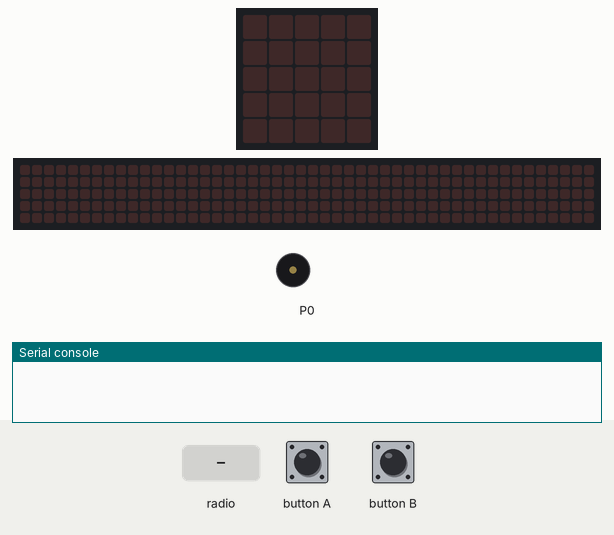
Bench run of a program on a simulated BBC micro:bit (MakeCode). Parts: the board's 5×5 LED display, a strip that is not on the board, showing the scrolling text unrolled, buzzer (waves = sounding), the last lines printed to the serial console. The inputs (shaded band) are chosen by the test bench. No radio messages arrive unless stated (any console line starting 'radio sent:' is added by the test bench); the 48×5 strip is a reading aid, not a part: it shows the text the display is scrolling, unrolled, one strip-width of it at a time.

Above: at 1.2 s.
1.3 s: button A pressed for 0.15 s
At 3.6 s:
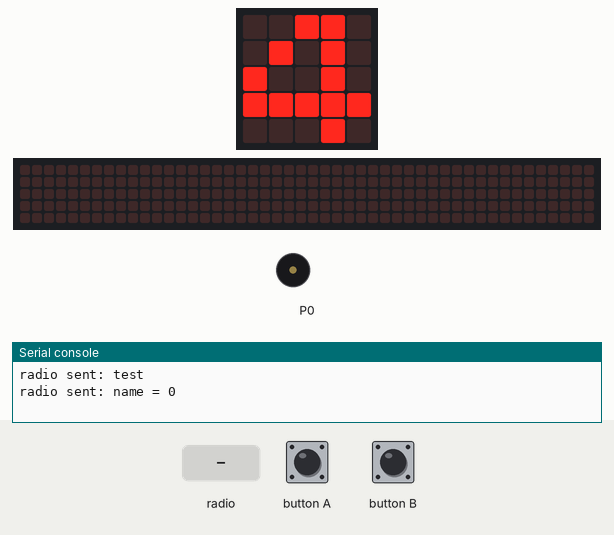
4.4 s: radio message "name=100" arrives
At 4.47 s:
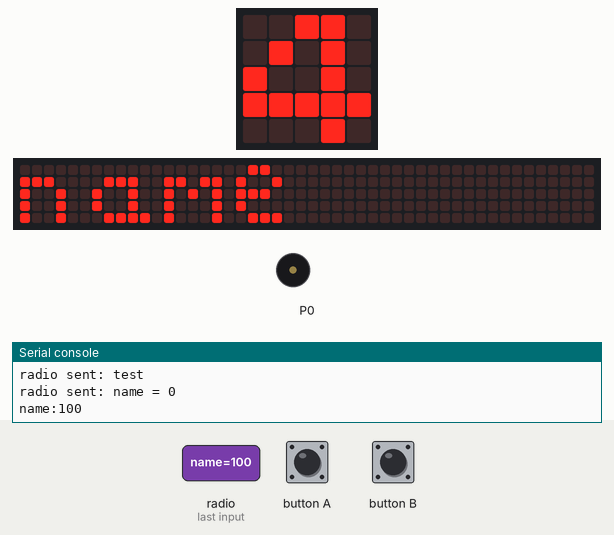
7.4 s: radio message "test" arrives
At 8.67 s:
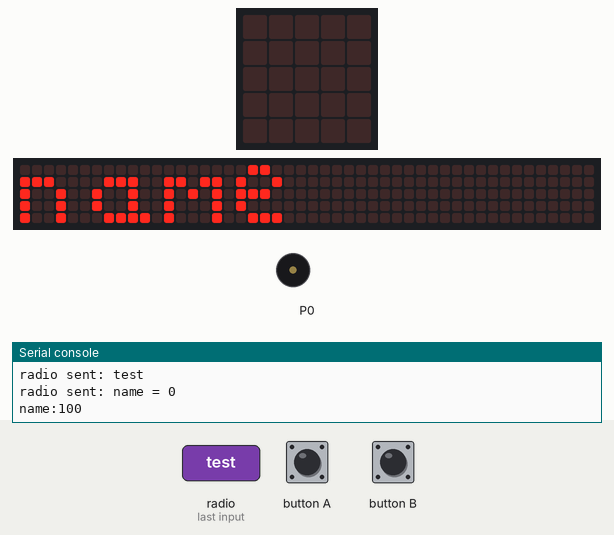
10.4 s: button B pressed for 0.15 s
13.5 s: radio message "name=1" arrives
16.5 s: radio message "test" arrives
At 26.5 s:
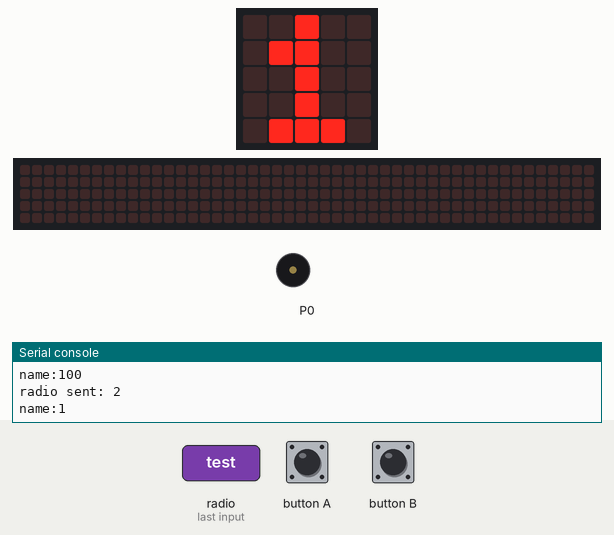
Timing chart, 0 to 27.5 s (numbered marks = the images above; inputs shaded):
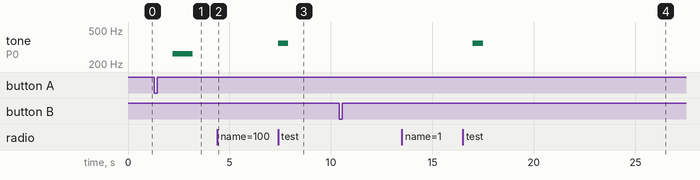

The program:

main.ts
```typescript
radio.onReceivedNumber(function on_received_number(receivedNumber: number) {
    basic.showNumber(receivedNumber)
    basic.showNumber(radio.receivedPacket(RadioPacketProperty.SignalStrength))
    serial.writeNumber(receivedNumber)
    serial.writeNumber(radio.receivedPacket(RadioPacketProperty.SignalStrength))
})
input.onButtonPressed(Button.A, function on_button_pressed_a() {
    basic.showNumber(4)
    music.ringTone(262)
    pause(1000)
    music.stopAllSounds()
    radio.sendString("test")
    radio.sendValue("name", 0)
})
radio.onReceivedString(function on_received_string(receivedString: string) {
    music.play(music.tonePlayable(349, music.beat(BeatFraction.Whole)), music.PlaybackMode.UntilDone)
    basic.showString(receivedString)
})
input.onButtonPressed(Button.B, function on_button_pressed_b() {
    radio.sendNumber(2)
})
radio.onReceivedValue(function on_received_value(name: string, value: number) {
    serial.writeValue(name, value)
    basic.showString(name)
    basic.showNumber(value)
})
radio.setGroup(1)
basic.forever(function on_forever() {

})
```

test.ts
```typescript
// Hier kann man Tests durchführen; diese Datei wird nicht kompiliert, wenn dieses Paket als Erweiterung verwendet wird.
```

Measured:
- after the input at 1.3 s, tone on P0: silent → 262 Hz after 0.90 s, → silent 1.0 s later; the display: changes after 0.15 s (image 1)
- after the input at 4.4 s, the display: changes at once (image 2)
- after the input at 7.4 s, tone on P0: silent → 349 Hz at once, → silent 0.50 s later
- after the input at 16.5 s, tone on P0: silent → 349 Hz after 0.50 s, → silent 0.50 s later
- what the display in image 3 shows lasts 0.4 s, from 8.5 s to 8.9 s
